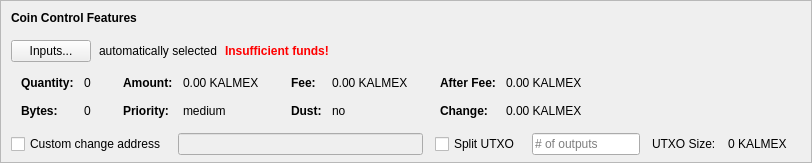
    <widget class="QFrame" name="frameCoinControl">
     <property name="sizePolicy">
      <sizepolicy hsizetype="Expanding" vsizetype="Expanding">
       <horstretch>0</horstretch>
       <verstretch>0</verstretch>
      </sizepolicy>
     </property>
     <property name="maximumSize">
      <size>
       <width>16777215</width>
       <height>16777215</height>
      </size>
     </property>
     <property name="frameShape">
      <enum>QFrame::StyledPanel</enum>
     </property>
     <property name="frameShadow">
      <enum>QFrame::Sunken</enum>
     </property>
     <layout class="QVBoxLayout" name="verticalLayoutCoinControl2">
      <property name="spacing">
       <number>0</number>
      </property>
      <property name="leftMargin">
       <number>0</number>
      </property>
      <property name="topMargin">
       <number>0</number>
      </property>
      <property name="rightMargin">
       <number>0</number>
      </property>
      <property name="bottomMargin">
       <number>6</number>
      </property>
      <item>
       <layout class="QVBoxLayout" name="verticalLayoutCoinControl" stretch="0,0,0,0,1">
        <property name="spacing">
         <number>0</number>
        </property>
        <property name="leftMargin">
         <number>10</number>
        </property>
        <property name="topMargin">
         <number>10</number>
        </property>
        <item>
         <layout class="QHBoxLayout" name="horizontalLayoutCoinControl1">
          <property name="bottomMargin">
           <number>15</number>
          </property>
          <item>
           <widget class="QLabel" name="labelCoinControlFeatures">
            <property name="sizePolicy">
             <sizepolicy hsizetype="Preferred" vsizetype="Maximum">
              <horstretch>0</horstretch>
              <verstretch>0</verstretch>
             </sizepolicy>
            </property>
            <property name="font">
             <font>
              <weight>75</weight>
              <bold>true</bold>
             </font>
            </property>
            <property name="styleSheet">
             <string notr="true">font-weight:bold;</string>
            </property>
            <property name="text">
             <string>Coin Control Features</string>
            </property>
           </widget>
          </item>
         </layout>
        </item>
        <item>
         <layout class="QHBoxLayout" name="horizontalLayoutCoinControl2" stretch="0,0,0,0">
          <property name="spacing">
           <number>8</number>
          </property>
          <property name="bottomMargin">
           <number>10</number>
          </property>
          <item>
           <widget class="QPushButton" name="pushButtonCoinControl">
            <property name="styleSheet">
             <string notr="true"/>
            </property>
            <property name="text">
             <string>Inputs...</string>
            </property>
            <property name="autoDefault">
             <bool>false</bool>
            </property>
           </widget>
          </item>
          <item>
           <widget class="QLabel" name="labelCoinControlAutomaticallySelected">
            <property name="text">
             <string>automatically selected</string>
            </property>
            <property name="margin">
             <number>5</number>
            </property>
           </widget>
          </item>
          <item>
           <widget class="QLabel" name="labelCoinControlInsuffFunds">
            <property name="font">
             <font>
              <weight>75</weight>
              <bold>true</bold>
             </font>
            </property>
            <property name="styleSheet">
             <string notr="true">color:red;font-weight:bold;</string>
            </property>
            <property name="text">
             <string>Insufficient funds!</string>
            </property>
            <property name="margin">
             <number>5</number>
            </property>
           </widget>
          </item>
          <item>
           <spacer name="horizontalSpacerCoinControl">
            <property name="orientation">
             <enum>Qt::Horizontal</enum>
            </property>
            <property name="sizeHint" stdset="0">
             <size>
              <width>40</width>
              <height>1</height>
             </size>
            </property>
           </spacer>
          </item>
         </layout>
        </item>
        <item>
         <widget class="QWidget" name="widgetCoinControl" native="true">
          <property name="sizePolicy">
           <sizepolicy hsizetype="Preferred" vsizetype="Preferred">
            <horstretch>0</horstretch>
            <verstretch>0</verstretch>
           </sizepolicy>
          </property>
          <property name="minimumSize">
           <size>
            <width>0</width>
            <height>0</height>
           </size>
          </property>
          <property name="styleSheet">
           <string notr="true"/>
          </property>
          <layout class="QHBoxLayout" name="horizontalLayoutCoinControl5">
           <property name="leftMargin">
            <number>0</number>
           </property>
           <property name="topMargin">
            <number>0</number>
           </property>
           <property name="rightMargin">
            <number>0</number>
           </property>
           <property name="bottomMargin">
            <number>0</number>
           </property>
           <item>
            <layout class="QHBoxLayout" name="horizontalLayoutCoinControl3" stretch="0,0,0,1">
             <property name="spacing">
              <number>20</number>
             </property>
             <property name="topMargin">
              <number>0</number>
             </property>
             <property name="bottomMargin">
              <number>10</number>
             </property>
             <item>
              <layout class="QFormLayout" name="formLayoutCoinControl1">
               <property name="horizontalSpacing">
                <number>10</number>
               </property>
               <property name="verticalSpacing">
                <number>14</number>
               </property>
               <property name="leftMargin">
                <number>10</number>
               </property>
               <property name="topMargin">
                <number>4</number>
               </property>
               <property name="rightMargin">
                <number>6</number>
               </property>
               <item row="0" column="0">
                <widget class="QLabel" name="labelCoinControlQuantityText">
                 <property name="font">
                  <font>
                   <weight>75</weight>
                   <bold>true</bold>
                  </font>
                 </property>
                 <property name="text">
                  <string>Quantity:</string>
                 </property>
                 <property name="margin">
                  <number>0</number>
                 </property>
                </widget>
               </item>
               <item row="0" column="1">
                <widget class="QLabel" name="labelCoinControlQuantity">
                 <property name="cursor">
                  <cursorShape>IBeamCursor</cursorShape>
                 </property>
                 <property name="contextMenuPolicy">
                  <enum>Qt::ActionsContextMenu</enum>
                 </property>
                 <property name="text">
                  <string notr="true">0</string>
                 </property>
                 <property name="margin">
                  <number>0</number>
                 </property>
                 <property name="textInteractionFlags">
                  <set>Qt::LinksAccessibleByMouse|Qt::TextSelectableByKeyboard|Qt::TextSelectableByMouse</set>
                 </property>
                </widget>
               </item>
               <item row="1" column="0">
                <widget class="QLabel" name="labelCoinControlBytesText">
                 <property name="font">
                  <font>
                   <weight>75</weight>
                   <bold>true</bold>
                  </font>
                 </property>
                 <property name="text">
                  <string>Bytes:</string>
                 </property>
                </widget>
               </item>
               <item row="1" column="1">
                <widget class="QLabel" name="labelCoinControlBytes">
                 <property name="cursor">
                  <cursorShape>IBeamCursor</cursorShape>
                 </property>
                 <property name="contextMenuPolicy">
                  <enum>Qt::ActionsContextMenu</enum>
                 </property>
                 <property name="text">
                  <string notr="true">0</string>
                 </property>
                 <property name="textInteractionFlags">
                  <set>Qt::LinksAccessibleByMouse|Qt::TextSelectableByKeyboard|Qt::TextSelectableByMouse</set>
                 </property>
                </widget>
               </item>
              </layout>
             </item>
             <item>
              <layout class="QFormLayout" name="formLayoutCoinControl2">
               <property name="horizontalSpacing">
                <number>10</number>
               </property>
               <property name="verticalSpacing">
                <number>14</number>
               </property>
               <property name="leftMargin">
                <number>6</number>
               </property>
               <property name="topMargin">
                <number>4</number>
               </property>
               <property name="rightMargin">
                <number>6</number>
               </property>
               <item row="0" column="0">
                <widget class="QLabel" name="labelCoinControlAmountText">
                 <property name="font">
                  <font>
                   <weight>75</weight>
                   <bold>true</bold>
                  </font>
                 </property>
                 <property name="text">
                  <string>Amount:</string>
                 </property>
                 <property name="margin">
                  <number>0</number>
                 </property>
                </widget>
               </item>
               <item row="0" column="1">
                <widget class="QLabel" name="labelCoinControlAmount">
                 <property name="cursor">
                  <cursorShape>IBeamCursor</cursorShape>
                 </property>
                 <property name="contextMenuPolicy">
                  <enum>Qt::ActionsContextMenu</enum>
                 </property>
                 <property name="text">
                  <string notr="true">0.00 KALMEX</string>
                 </property>
                 <property name="textInteractionFlags">
                  <set>Qt::LinksAccessibleByMouse|Qt::TextSelectableByKeyboard|Qt::TextSelectableByMouse</set>
                 </property>
                </widget>
               </item>
               <item row="1" column="0">
                <widget class="QLabel" name="labelCoinControlPriorityText">
                 <property name="font">
                  <font>
                   <weight>75</weight>
                   <bold>true</bold>
                  </font>
                 </property>
                 <property name="text">
                  <string>Priority:</string>
                 </property>
                </widget>
               </item>
               <item row="1" column="1">
                <widget class="QLabel" name="labelCoinControlPriority">
                 <property name="cursor">
                  <cursorShape>IBeamCursor</cursorShape>
                 </property>
                 <property name="contextMenuPolicy">
                  <enum>Qt::ActionsContextMenu</enum>
                 </property>
                 <property name="text">
                  <string>medium</string>
                 </property>
                 <property name="textInteractionFlags">
                  <set>Qt::LinksAccessibleByMouse|Qt::TextSelectableByKeyboard|Qt::TextSelectableByMouse</set>
                 </property>
                </widget>
               </item>
              </layout>
             </item>
             <item>
              <layout class="QFormLayout" name="formLayoutCoinControl3">
               <property name="horizontalSpacing">
                <number>10</number>
               </property>
               <property name="verticalSpacing">
                <number>14</number>
               </property>
               <property name="leftMargin">
                <number>6</number>
               </property>
               <property name="topMargin">
                <number>4</number>
               </property>
               <property name="rightMargin">
                <number>6</number>
               </property>
               <item row="0" column="0">
                <widget class="QLabel" name="labelCoinControlFeeText">
                 <property name="font">
                  <font>
                   <weight>75</weight>
                   <bold>true</bold>
                  </font>
                 </property>
                 <property name="text">
                  <string>Fee:</string>
                 </property>
                 <property name="margin">
                  <number>0</number>
                 </property>
                </widget>
               </item>
               <item row="0" column="1">
                <widget class="QLabel" name="labelCoinControlFee">
                 <property name="cursor">
                  <cursorShape>IBeamCursor</cursorShape>
                 </property>
                 <property name="contextMenuPolicy">
                  <enum>Qt::ActionsContextMenu</enum>
                 </property>
                 <property name="text">
                  <string notr="true">0.00 KALMEX</string>
                 </property>
                 <property name="textInteractionFlags">
                  <set>Qt::LinksAccessibleByMouse|Qt::TextSelectableByKeyboard|Qt::TextSelectableByMouse</set>
                 </property>
                </widget>
               </item>
               <item row="1" column="0">
                <widget class="QLabel" name="labelCoinControlLowOutputText">
                 <property name="font">
                  <font>
                   <weight>75</weight>
                   <bold>true</bold>
                  </font>
                 </property>
                 <property name="text">
                  <string>Dust:</string>
                 </property>
                </widget>
               </item>
               <item row="1" column="1">
                <widget class="QLabel" name="labelCoinControlLowOutput">
                 <property name="cursor">
                  <cursorShape>IBeamCursor</cursorShape>
                 </property>
                 <property name="contextMenuPolicy">
                  <enum>Qt::ActionsContextMenu</enum>
                 </property>
                 <property name="text">
                  <string>no</string>
                 </property>
                 <property name="textInteractionFlags">
                  <set>Qt::LinksAccessibleByMouse|Qt::TextSelectableByKeyboard|Qt::TextSelectableByMouse</set>
                 </property>
                </widget>
               </item>
              </layout>
             </item>
             <item>
              <layout class="QFormLayout" name="formLayoutCoinControl4">
               <property name="horizontalSpacing">
                <number>10</number>
               </property>
               <property name="verticalSpacing">
                <number>14</number>
               </property>
               <property name="leftMargin">
                <number>6</number>
               </property>
               <property name="topMargin">
                <number>4</number>
               </property>
               <property name="rightMargin">
                <number>6</number>
               </property>
               <item row="0" column="0">
                <widget class="QLabel" name="labelCoinControlAfterFeeText">
                 <property name="font">
                  <font>
                   <weight>75</weight>
                   <bold>true</bold>
                  </font>
                 </property>
                 <property name="text">
                  <string>After Fee:</string>
                 </property>
                 <property name="margin">
                  <number>0</number>
                 </property>
                </widget>
               </item>
               <item row="0" column="1">
                <widget class="QLabel" name="labelCoinControlAfterFee">
                 <property name="cursor">
                  <cursorShape>IBeamCursor</cursorShape>
                 </property>
                 <property name="contextMenuPolicy">
                  <enum>Qt::ActionsContextMenu</enum>
                 </property>
                 <property name="text">
                  <string notr="true">0.00 KALMEX</string>
                 </property>
                 <property name="textInteractionFlags">
                  <set>Qt::LinksAccessibleByMouse|Qt::TextSelectableByKeyboard|Qt::TextSelectableByMouse</set>
                 </property>
                </widget>
               </item>
               <item row="1" column="0">
                <widget class="QLabel" name="labelCoinControlChangeText">
                 <property name="font">
                  <font>
                   <weight>75</weight>
                   <bold>true</bold>
                  </font>
                 </property>
                 <property name="text">
                  <string>Change:</string>
                 </property>
                </widget>
               </item>
               <item row="1" column="1">
                <widget class="QLabel" name="labelCoinControlChange">
                 <property name="cursor">
                  <cursorShape>IBeamCursor</cursorShape>
                 </property>
                 <property name="contextMenuPolicy">
                  <enum>Qt::ActionsContextMenu</enum>
                 </property>
                 <property name="text">
                  <string notr="true">0.00 KALMEX</string>
                 </property>
                 <property name="textInteractionFlags">
                  <set>Qt::LinksAccessibleByMouse|Qt::TextSelectableByKeyboard|Qt::TextSelectableByMouse</set>
                 </property>
                </widget>
               </item>
              </layout>
             </item>
            </layout>
           </item>
          </layout>
         </widget>
        </item>
        <item>
         <layout class="QHBoxLayout" name="horizontalLayoutCoinControl4" stretch="0,0,0,0,0,0,0">
          <property name="spacing">
           <number>12</number>
          </property>
          <property name="sizeConstraint">
           <enum>QLayout::SetDefaultConstraint</enum>
          </property>
          <property name="topMargin">
           <number>5</number>
          </property>
          <property name="rightMargin">
           <number>5</number>
          </property>
          <item>
           <widget class="QCheckBox" name="checkBoxCoinControlChange">
            <property name="toolTip">
             <string>If this is activated, but the change address is empty or invalid, change will be sent to a newly generated address.</string>
            </property>
            <property name="text">
             <string>Custom change address</string>
            </property>
           </widget>
          </item>
          <item>
           <widget class="QValidatedLineEdit" name="lineEditCoinControlChange">
            <property name="enabled">
             <bool>false</bool>
            </property>
            <property name="sizePolicy">
             <sizepolicy hsizetype="Expanding" vsizetype="Fixed">
              <horstretch>0</horstretch>
              <verstretch>0</verstretch>
             </sizepolicy>
            </property>
           </widget>
          </item>
          <item>
           <widget class="QCheckBox" name="splitBlockCheckBox">
            <property name="text">
             <string>Split UTXO</string>
            </property>
           </widget>
          </item>
          <item>
           <widget class="QLineEdit" name="splitBlockLineEdit">
            <property name="sizePolicy">
             <sizepolicy hsizetype="Fixed" vsizetype="Fixed">
              <horstretch>50</horstretch>
              <verstretch>0</verstretch>
             </sizepolicy>
            </property>
            <property name="placeholderText">
             <string># of outputs</string>
            </property>
           </widget>
          </item>
          <item>
           <widget class="QLabel" name="labelBlockSizeText">
            <property name="text">
             <string>UTXO Size:</string>
            </property>
           </widget>
          </item>
          <item>
           <widget class="QLabel" name="labelBlockSize">
            <property name="text">
             <string>0 KALMEX</string>
            </property>
           </widget>
          </item>
          <item>
           <widget class="QLabel" name="labelCoinControlChangeLabel">
            <property name="sizePolicy">
             <sizepolicy hsizetype="Preferred" vsizetype="Expanding">
              <horstretch>0</horstretch>
              <verstretch>0</verstretch>
             </sizepolicy>
            </property>
            <property name="minimumSize">
             <size>
              <width>0</width>
              <height>0</height>
             </size>
            </property>
            <property name="text">
             <string/>
            </property>
            <property name="margin">
             <number>3</number>
            </property>
           </widget>
          </item>
         </layout>
        </item>
        <item>
         <spacer name="verticalSpacerCoinControl">
          <property name="orientation">
           <enum>Qt::Vertical</enum>
          </property>
          <property name="sizeHint" stdset="0">
           <size>
            <width>800</width>
            <height>1</height>
           </size>
          </property>
         </spacer>
        </item>
       </layout>
      </item>
     </layout>
    </widget>
